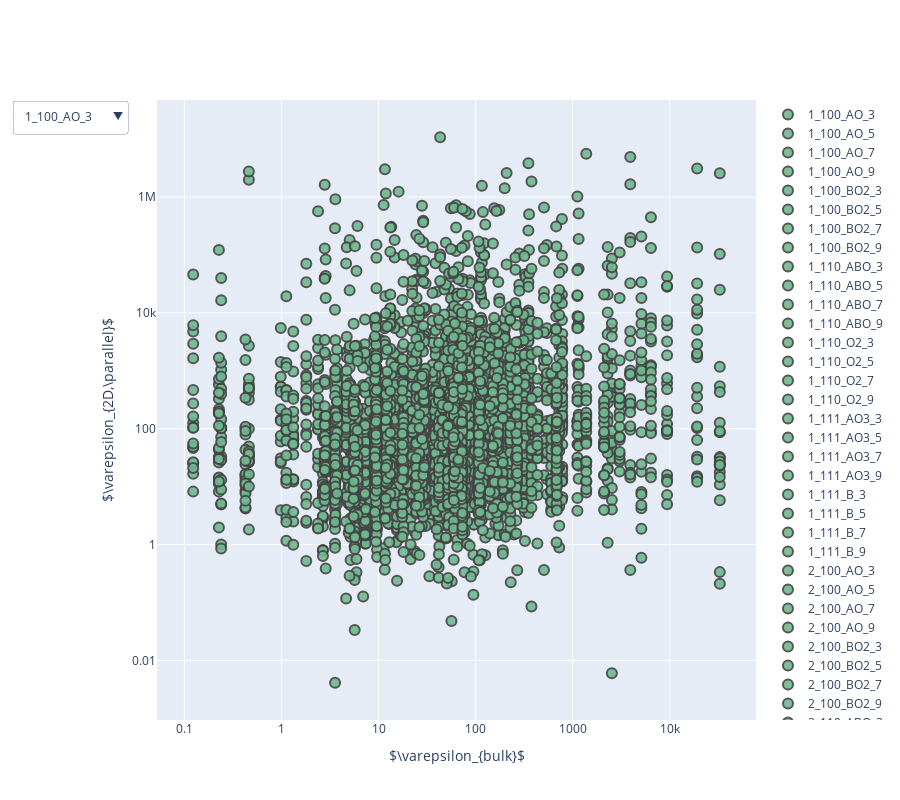

The notebook cell saved with this chart:
### Markdown cell above
## Comparing Ionic Dielectric Constants for Bulk and 2D Perovskites

### Code cell
import copy
sorted_keys = list(sorted(df_categorized.keys()))
fig = go.Figure()

button_list=[]
display_this=[False for _ in sorted_keys]

for i,key in enumerate(sorted_keys):
    fig.add_trace(go.Scatter(x=df_categorized[key]['bulk_epsilon'],
                             y=df_categorized[key]['twod_epsilon_inplane'],
                             #visible=True,
                             opacity=0.9,
                             marker=dict(size=12,color='#6FB98F'),
                             marker_symbol='circle',#name=col,
                             text=df_categorized[key]['system'],
                             name=key
                            )
                 )
    _display_this = copy.deepcopy(display_this)
    _display_this[i] = True
    button_list.append(dict(label = key,
                            method = 'update',
                              args = [{'visible': _display_this},
                                      {'showlegend':False}]))



fig.update_layout(width=900, height=800,
    updatemenus=[go.layout.Updatemenu(
        active=0,
        buttons=button_list)])
    
fig.update_xaxes(title_text='$\\varepsilon_{bulk}$',type='log')
fig.update_yaxes(title_text='$\\varepsilon_{2D,\\parallel}$',type='log')
#fig.update_layout(yaxis_range=[-0.6,0.3],xaxis_range=[0.5,1.2])
fig.update_traces(mode='markers', marker_line_width=2, marker_size=10)

fig.show()
